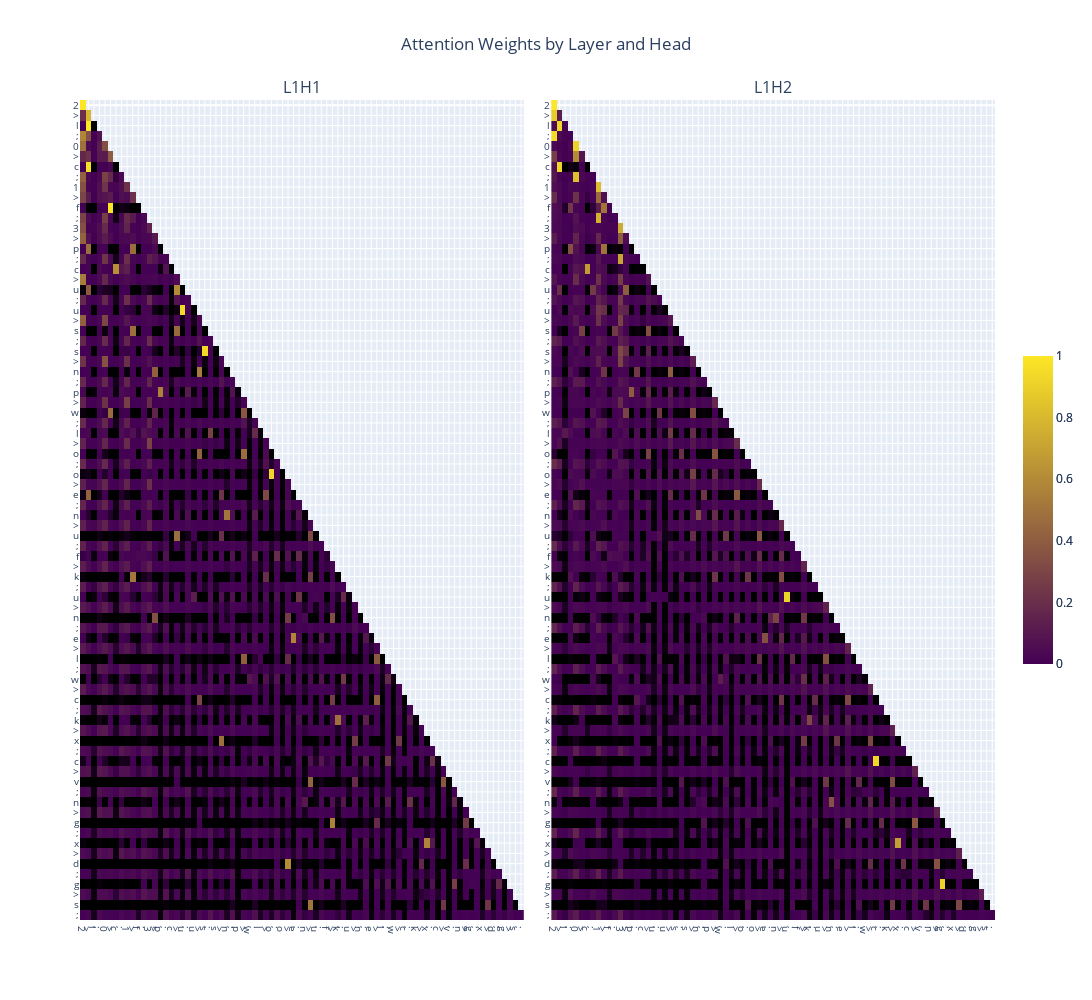

The notebook cell saved with this chart:
### Markdown cell above
### Layer 1
- The `>` and `;` tokens attend to and are attended to by all tokens. They attend to `[0, 1, 2, 3]` more.
- a-z rarely attend to each other
- Sometimes letters will attend to the same letter in the past but not itself (depends on letter and distance)
- RoPE effect is pretty clear, leading to letters attending to the most recent `>` commonly
- **Surprisingly, in `a>b`, b will almost never attend to `a`, defying expectations**. Instead, they will commonly
  attend to the most recent `>` token. Sometimes, in the case where `...>a;a>...`, the `a` token will attend to the previous `a` token. Sometimes, in the case where `...>a;...;a>...`, this will also occur.
- Letters that directly follow a number (e.g. `2>f`) will typically *somewhat* attend to their number

### Code cell
weights = [attn_weight.detach().cpu().numpy()[0] for attn_weight in attn_weights]
plotly_fig = get_fig(weights, list(prompt), selected_layers=[0], selected_heads=[0, 1], selected_x_toks=list(range(80)), selected_y_toks=list(range(80)))
plotly_fig.show()

### Figure 1 — Plotly figure (JSON) as saved in the notebook; plotly's stock layout.template omitted (floating-point values rounded to 4 significant figures; data arrays with more than 128 entries replaced by an {"elided": "..."} marker saying what was removed)
{"data": [{"colorbar": {"len": 0.4}, "colorscale": [[0, "black"], [0.001, "rgb(68,1,84)"], [1, "rgb(253,231,37)"]], "type": "heatmap", "x": [0, 1, 2, 3, 4, 5, 6, 7, 8, 9, 10, 11, 12, 13, 14, 15, 16, 17, 18, 19, 20, 21, 22, 23, 24, 25, 26, 27, 28, 29, 30, 31, 32, 33, 34, 35, 36, 37, 38, 39, 40, 41, 42, 43, 44, 45, 46, 47, 48, 49, 50, 51, 52, 53, 54, 55, 56, 57, 58, 59, 60, 61, 62, 63, 64, 65, 66, 67, 68, 69, 70, 71, 72, 73, 74, 75, 76, 77, 78, 79], "xaxis": "x", "y": [0, 1, 2, 3, 4, 5, 6, 7, 8, 9, 10, 11, 12, 13, 14, 15, 16, 17, 18, 19, 20, 21, 22, 23, 24, 25, 26, 27, 28, 29, 30, 31, 32, 33, 34, 35, 36, 37, 38, 39, 40, 41, 42, 43, 44, 45, 46, 47, 48, 49, 50, 51, 52, 53, 54, 55, 56, 57, 58, 59, 60, 61, 62, 63, 64, 65, 66, 67, 68, 69, 70, 71, 72, 73, 74, 75, 76, 77, 78, 79], "yaxis": "y", "z": {"elided": "80x80 float values"}, "zmax": 1, "zmin": 0}, {"colorbar": {"len": 0.4}, "colorscale": [[0, "black"], [0.001, "rgb(68,1,84)"], [1, "rgb(253,231,37)"]], "type": "heatmap", "x": [0, 1, 2, 3, 4, 5, 6, 7, 8, 9, 10, 11, 12, 13, 14, 15, 16, 17, 18, 19, 20, 21, 22, 23, 24, 25, 26, 27, 28, 29, 30, 31, 32, 33, 34, 35, 36, 37, 38, 39, 40, 41, 42, 43, 44, 45, 46, 47, 48, 49, 50, 51, 52, 53, 54, 55, 56, 57, 58, 59, 60, 61, 62, 63, 64, 65, 66, 67, 68, 69, 70, 71, 72, 73, 74, 75, 76, 77, 78, 79], "xaxis": "x2", "y": [0, 1, 2, 3, 4, 5, 6, 7, 8, 9, 10, 11, 12, 13, 14, 15, 16, 17, 18, 19, 20, 21, 22, 23, 24, 25, 26, 27, 28, 29, 30, 31, 32, 33, 34, 35, 36, 37, 38, 39, 40, 41, 42, 43, 44, 45, 46, 47, 48, 49, 50, 51, 52, 53, 54, 55, 56, 57, 58, 59, 60, 61, 62, 63, 64, 65, 66, 67, 68, 69, 70, 71, 72, 73, 74, 75, 76, 77, 78, 79], "yaxis": "y2", "z": {"elided": "80x80 float values"}, "zmax": 1, "zmin": 0}], "layout": {"annotations": [{"font": {"size": 16}, "showarrow": false, "text": "L1H1", "x": 0.2425, "xanchor": "center", "xref": "paper", "y": 1, "yanchor": "bottom", "yref": "paper"}, {"font": {"size": 16}, "showarrow": false, "text": "L1H2", "x": 0.7575, "xanchor": "center", "xref": "paper", "y": 1, "yanchor": "bottom", "yref": "paper"}], "height": 1000, "showlegend": false, "title": {"text": "Attention Weights by Layer and Head", "x": 0.5}, "width": 2000, "xaxis": {"anchor": "y", "domain": [0, 0.485], "tickfont": {"size": 10}, "tickmode": "array", "ticktext": ["2", ">", "l", ";", "0", ">", "c", ";", "1", ">", "f", ";", "3", ">", "p", ";", "c", ">", "u", ";", "u", ">", "s", ";", "s", ">", "n", ";", "p", ">", "w", ";", "l", ">", "o", ";", "o", ">", "e", ";", "n", ">", "u", ";", "f", ">", "k", ";", "u", ">", "n", ";", "e", ">", "l", ";", "w", ">", "c", ";", "k", ">", "x", ";", "c", ">", "v", ";", "n", ">", "g", ";", "x", ">", "d", ";", "g", ">", "s", ";"], "tickvals": [0, 1, 2, 3, 4, 5, 6, 7, 8, 9, 10, 11, 12, 13, 14, 15, 16, 17, 18, 19, 20, 21, 22, 23, 24, 25, 26, 27, 28, 29, 30, 31, 32, 33, 34, 35, 36, 37, 38, 39, 40, 41, 42, 43, 44, 45, 46, 47, 48, 49, 50, 51, 52, 53, 54, 55, 56, 57, 58, 59, 60, 61, 62, 63, 64, 65, 66, 67, 68, 69, 70, 71, 72, 73, 74, 75, 76, 77, 78, 79], "type": "linear"}, "xaxis2": {"anchor": "y2", "domain": [0.515, 1], "tickfont": {"size": 10}, "tickmode": "array", "ticktext": ["2", ">", "l", ";", "0", ">", "c", ";", "1", ">", "f", ";", "3", ">", "p", ";", "c", ">", "u", ";", "u", ">", "s", ";", "s", ">", "n", ";", "p", ">", "w", ";", "l", ">", "o", ";", "o", ">", "e", ";", "n", ">", "u", ";", "f", ">", "k", ";", "u", ">", "n", ";", "e", ">", "l", ";", "w", ">", "c", ";", "k", ">", "x", ";", "c", ">", "v", ";", "n", ">", "g", ";", "x", ">", "d", ";", "g", ">", "s", ";"], "tickvals": [0, 1, 2, 3, 4, 5, 6, 7, 8, 9, 10, 11, 12, 13, 14, 15, 16, 17, 18, 19, 20, 21, 22, 23, 24, 25, 26, 27, 28, 29, 30, 31, 32, 33, 34, 35, 36, 37, 38, 39, 40, 41, 42, 43, 44, 45, 46, 47, 48, 49, 50, 51, 52, 53, 54, 55, 56, 57, 58, 59, 60, 61, 62, 63, 64, 65, 66, 67, 68, 69, 70, 71, 72, 73, 74, 75, 76, 77, 78, 79], "type": "linear"}, "yaxis": {"anchor": "x", "autorange": "reversed", "domain": [0, 1], "tickfont": {"size": 10}, "tickmode": "array", "ticktext": ["2", ">", "l", ";", "0", ">", "c", ";", "1", ">", "f", ";", "3", ">", "p", ";", "c", ">", "u", ";", "u", ">", "s", ";", "s", ">", "n", ";", "p", ">", "w", ";", "l", ">", "o", ";", "o", ">", "e", ";", "n", ">", "u", ";", "f", ">", "k", ";", "u", ">", "n", ";", "e", ">", "l", ";", "w", ">", "c", ";", "k", ">", "x", ";", "c", ">", "v", ";", "n", ">", "g", ";", "x", ">", "d", ";", "g", ">", "s", ";"], "tickvals": [0, 1, 2, 3, 4, 5, 6, 7, 8, 9, 10, 11, 12, 13, 14, 15, 16, 17, 18, 19, 20, 21, 22, 23, 24, 25, 26, 27, 28, 29, 30, 31, 32, 33, 34, 35, 36, 37, 38, 39, 40, 41, 42, 43, 44, 45, 46, 47, 48, 49, 50, 51, 52, 53, 54, 55, 56, 57, 58, 59, 60, 61, 62, 63, 64, 65, 66, 67, 68, 69, 70, 71, 72, 73, 74, 75, 76, 77, 78, 79], "type": "linear"}, "yaxis2": {"anchor": "x2", "autorange": "reversed", "domain": [0, 1], "tickfont": {"size": 10}, "tickmode": "array", "ticktext": ["2", ">", "l", ";", "0", ">", "c", ";", "1", ">", "f", ";", "3", ">", "p", ";", "c", ">", "u", ";", "u", ">", "s", ";", "s", ">", "n", ";", "p", ">", "w", ";", "l", ">", "o", ";", "o", ">", "e", ";", "n", ">", "u", ";", "f", ">", "k", ";", "u", ">", "n", ";", "e", ">", "l", ";", "w", ">", "c", ";", "k", ">", "x", ";", "c", ">", "v", ";", "n", ">", "g", ";", "x", ">", "d", ";", "g", ">", "s", ";"], "tickvals": [0, 1, 2, 3, 4, 5, 6, 7, 8, 9, 10, 11, 12, 13, 14, 15, 16, 17, 18, 19, 20, 21, 22, 23, 24, 25, 26, 27, 28, 29, 30, 31, 32, 33, 34, 35, 36, 37, 38, 39, 40, 41, 42, 43, 44, 45, 46, 47, 48, 49, 50, 51, 52, 53, 54, 55, 56, 57, 58, 59, 60, 61, 62, 63, 64, 65, 66, 67, 68, 69, 70, 71, 72, 73, 74, 75, 76, 77, 78, 79], "type": "linear"}}}
